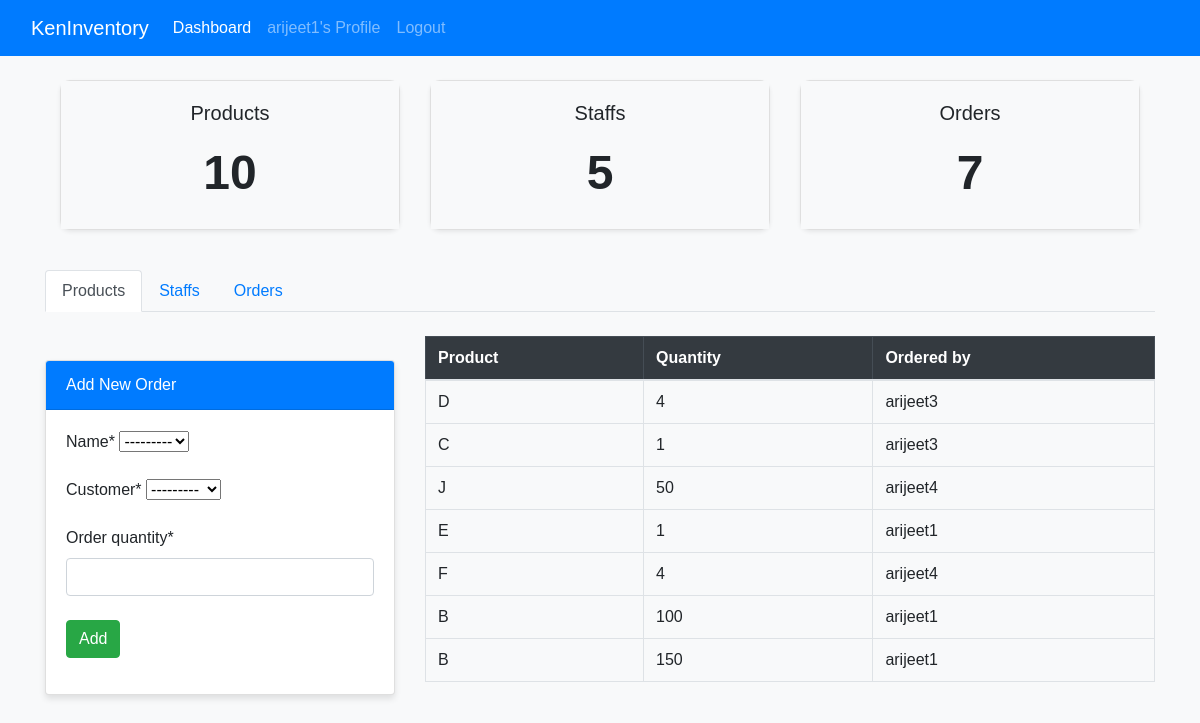
Page /order/ (signed in) on the committed database.
### dashboard/models.py (models this page shows, shortened)
class Product(models.Model):
    name = models.CharField(max_length=255)
    customer = models.ForeignKey(User, on_delete=models.CASCADE, null=True)
    def __str__(self):
        return f'{self.name}'

class Order(models.Model):
    name = models.ForeignKey(Product, on_delete=models.CASCADE, null=True)
    customer = models.ForeignKey(User, on_delete=models.CASCADE, null=True)
    order_quantity = models.PositiveIntegerField(null=True)

### dashboard/views.py (the view)
# urls.py: path('order/',views.order,name='dashboard-order'),
@login_required
def order(request):
    orders = Order.objects.all()
    customers_count = User.objects.all().count()
    products_count = Product.objects.all().count()
    order_count = orders.count()
    if request.method == 'POST':
        form = OrderForm(request.POST)
        if form.is_valid():
            product = form.cleaned_data['name']  # Get product from form
            order_quantity = form.cleaned_data['order_quantity']  # Get order quantity
            assemblies = Assembly.objects.filter(product=product)
            low_stock_components = []  # To store components with low stock
            insufficient_stock = False  # Track if any component has insufficient stock
            for assembly in assemblies:
                components = Component.objects.filter(assembly=assembly)
                for component in components:
                    required_qty = component.quantity * order_quantity  # Calculate required quantity
                    new_inventory = component.inventory_qty - required_qty  # Compute new inventory
                    if new_inventory < 0:
                        messages.error(request, f'Insufficient stock: {component.description} (Available: {component.inventory_qty}, Required: {required_qty})')
                        insufficient_stock = True  # Mark order as failed
                    if new_inventory < THRESHOLD:
                        low_stock_components.append(f"{component.description} (New stock: {new_inventory})")
            if insufficient_stock:
                return redirect('dashboard-order')  # Stop process, do NOT save order
            order_instance = form.save()
            for assembly in assemblies:
                components = Component.objects.filter(assembly=assembly)
                for component in components:
                    required_qty = component.quantity * order_quantity
                    component.inventory_qty = F('inventory_qty') - required_qty
                    component.save()
            if low_stock_components:
                messages.warning(request, f"Warning: Low stock for {', '.join(low_stock_components)}")
            messages.success(request, 'Order placed and inventory updated successfully!')
            return redirect('dashboard-order')
    else:
        form = OrderForm()
    context = {
        'form': form,
        'orders': orders,
        'customers_count' : customers_count,
        'products_count' : products_count,
        'order_count'  :order_count
    }
    return render(request, 'dashboard/order.html', context)

### dashboard/forms.py
class OrderForm(forms.ModelForm):
    class Meta:
        model = Order
        fields = '__all__'

### templates/dashboard/order.html (shortened to what this page needs)
{% extends 'partials/base.html' %}
{% load crispy_forms_tags %}
{% block content %}
{% include 'partials/topside.html' %}
    <div class="row my-4">
    <div class="col-md-4">
            <div class="card my-4">
                <div class="card-header bg-primary text-white">
                    Add New Order
                </div>
                <div class="card-body">
                    <form method="POST" class="form">
                        {{ form|crispy }}
                        <button type="submit" class="btn btn-success mt-2">Add</button>
                    </form>
                </div>
            </div>
        </div>
    <div class="col-md-8">
        <table class="table table-hover table-bordered">
            <thead class="table-dark">
                <tr>
                    <th>Product</th>
                    <th>Quantity</th>
                    <th>Ordered by</th>
                </tr>
            </thead>
            <tbody>
                        {% for order in orders %}
                        <tr>
                            <td>{{ order.name }}</td>
                            <td>{{ order.order_quantity }}</td>
                            <td>{{ order.customer.username }}</td>
                        </tr>
        {% endfor %}
            </tbody>
        </table>
    </div>
</div>
{% endblock %}

### templates/partials/nav.html (shortened to what this page needs)
<nav class="navbar navbar-expand-lg navbar-dark bg-primary">
    <div class="container-fluid">
        <a class="navbar-brand" href="{% url 'dashboard-index' %}">KenInventory</a>
        <div class="collapse navbar-collapse" id="navbarNav">
            <ul class="navbar-nav me-auto">
                {% if user.is_authenticated %}
                <li class="nav-item">
                    <a class="nav-link active" href="{% url 'dashboard-index' %}">Dashboard</a>
                </li>
                <li class="nav-item">
                    <a class="nav-link" href="{% url 'user-profile' %}">{{ user.username }}'s Profile</a>
                </li>
                <li class="nav-item">
                    <a class="nav-link" href="{% url 'user-logout' %}">Logout</a>
                </li>
                {% endif %}
            </ul>
        </div>
    </div>
</nav>

### static/custom.css (style rules this page uses)
body { font-family: "Poppins", sans-serif; background-color: #f8f9fa; }
.card { box-shadow: 0 4px 6px rgba(0, 0, 0, 0.1); }

### rows in the picture
Product: name "---------"
Product: customer "---------"
Order: name "D", order_quantity "4", customer.username "arijeet3"
Order: name "C", order_quantity "1", customer.username "arijeet3"
Order: name "J", order_quantity "50", customer.username "arijeet4"
Order: name "E", order_quantity "1", customer.username "arijeet1"
Order: name "F", order_quantity "4", customer.username "arijeet4"
Order: name "B", order_quantity "100", customer.username "arijeet1"
Order: name "B", order_quantity "150", customer.username "arijeet1"

### other values in the picture
{{ user.username }} "arijeet1"
{{ products_count }} "10"
{{ customers_count }} "5"
{{ order_count }} "7"
